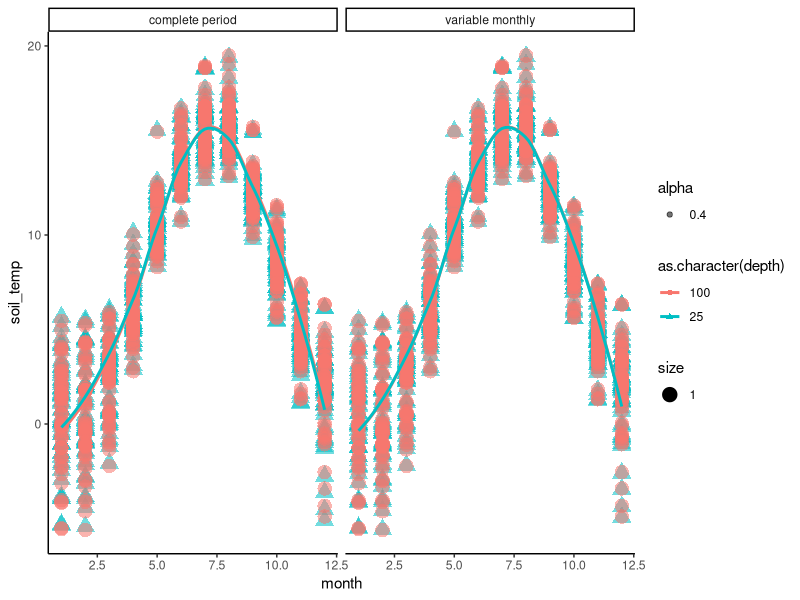
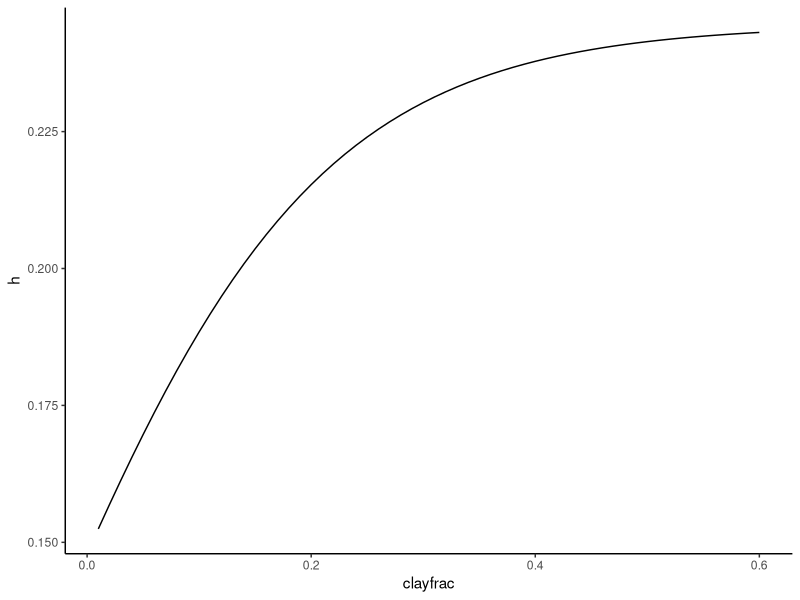
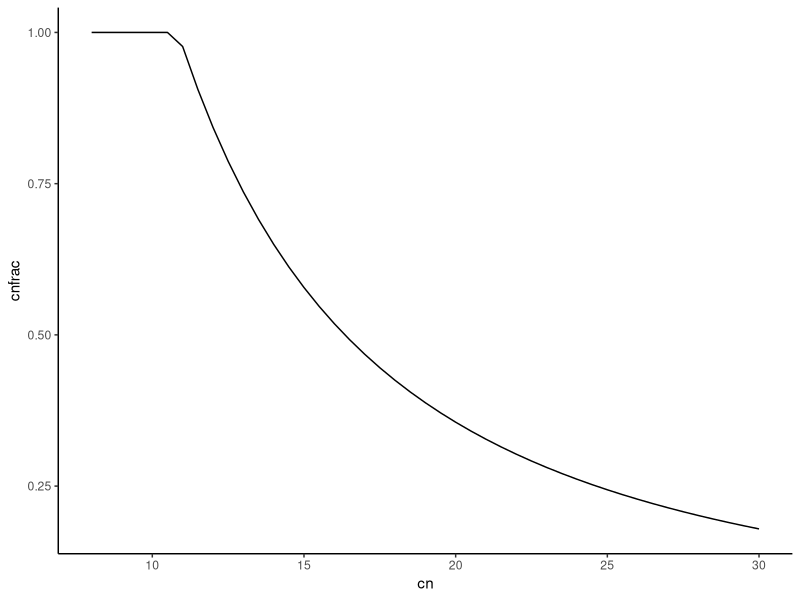

Reproduce these figures in R, in order. (Note: this script raises an error after producing the figures.)
library(tidyverse)

# I. Inputs ----

## Temperature ----
temperatures <- read.table("InputFiles/temp55years.txt")
colnames(temperatures) <- c("temp_m")
head(temperatures)

temp_minmax <- read.table("InputFiles/temp_ranges_foulum.txt", header = T) |> 
  mutate(temp_amp =max-min) 

## Soil ----
soil <- as.data.frame(readLines("InputFiles/input.txt"))
colnames(soil) <- c("vect")

paramtype <- c(rep("soilInit",9),
               rep("crop",10),
               rep("manure",11),
               rep("C14_crop",11),
               rep("C14_manure",12),
               rep("fom", 6))

soil_df <- soil |> 
  separate(vect, sep = "\t", into = c("soilparam","value")) |> 
  dplyr::mutate(soilparam = paste(soilparam, paramtype, sep="_")) |> 
  pivot_wider(names_from = "soilparam", 
              values_from = "value") |>   
  dplyr::select(!starts_with("[") & where(~!any(is.na(.)))) |> 
  dplyr::select(where(~!any(is.na(.)))) |> 
  mutate_if(is.character, as.numeric)


## C inputs ----

cinp <- read.table("InputFiles/data.txt", sep = "\t", header= TRUE)

colnames(cinp) <-c("year",
                   "Cinp_plant_top","Cinp_plant_sub",
                   "Cinp_Cmanure", "C14plant","C14manure")

# 2. functions ----

# temperature dependence
# modifying decomposition as function of monthly temperatures 

#https://open.library.okstate.edu/rainorshine/chapter/13-4-sub-surface-soil-temperatures/


temperature <- #function(depth, temp_m, temp_amp, month) {
  function(j) {
  #browser()
  
  depth_h = as.numeric(j["depth"])/2
  
  julianDay = as.numeric(j["month"]) * 30.4166
  
  t = (julianDay + soil_df$offset_soilInit)

  #soil thermal difussivity see https://doi.org/10.1016/j.biosystemseng.2017.06.011
  #dependent on soil moisture
  
  Th_diff <- 0.35E-6

  #angular frequency
  
  rho <- 1.61803 * 2 / (365 * 24 * 3600)
    
  dampDepth <- sqrt(2 * Th_diff / rho)
    
  Td <-
    as.numeric(j["temp_m"]) + as.numeric(j["temp_amp"])*exp(- depth_h / dampDepth) * sin(rho * t * 24 * 3600- depth_h / dampDepth)
    #  
    
tempCoefficient <- 
  7.24 * exp(-3.432 + 0.168 * Td * (1 - 0.5 * Td / 36.9))
  
  data.frame("tempCoefficient" = tempCoefficient,
    "soil_temp"= Td) 
  }

tcoeff_df <- rbind(
  data.frame(
    temperatures,
    "temp_amp" = as.numeric(rep(temp_minmax$temp_amp, 55)),
    "month" = as.numeric(rep(seq(1, 12, 1), 55)),
    "depth" = 25,
    "amplitude"="variable monthly"
  ),
  data.frame(
    temperatures,
    "temp_amp" = as.numeric(rep(temp_minmax$temp_amp, 55)),
    "month" = as.numeric(rep(seq(1, 12, 1), 55)),
    "depth" = 100,
    "amplitude"="variable monthly"
  ),
  data.frame(
    temperatures,
    "temp_amp" = as.numeric(max(temperatures)-min(temperatures)),
    "month" = as.numeric(rep(seq(1, 12, 1), 55)),
    "depth" = 25,
    "amplitude"="complete period"
  ),
  data.frame(
    temperatures,
    "temp_amp" = as.numeric(max(temperatures)-min(temperatures)),
    "month" = as.numeric(rep(seq(1, 12, 1), 55)),
    "depth" = 100,
    "amplitude"="complete period"
  )
)

tcoeff_example <- cbind(tcoeff_df,
                        do.call("rbind", apply(tcoeff_df, 1, temperature)))


tcoeff_example |>
ggplot(aes(y=soil_temp, x=month, 
           col=as.character(depth),
           )) +
  geom_point(aes(shape=as.character(depth), alpha=0.4, size=1))+
  geom_smooth(aes(group=as.character(depth)), se=FALSE) + 
  facet_grid(~amplitude)+
  theme_classic()

#hist(tcoeff_example$tempCoefficient)

# turnover
# decay rate modified by temperature
# C decay in each pool  

decay <- function(amount, k, tempCoefficient ){
  amount = amount_t * (-k * tempCoefficient)
  amount
}

# humification coeficcient as function of clay content
# k_hum

humification <- function(clayfrac) {
  R= 1.67 * (1.85 + 1.6 * exp(-7.86 * clayfrac))
  h= 1/(R+1)
  
  h
}

clayfrac=seq(0.01,0.6,0.01)

data.frame("h" = do.call(rbind, lapply(clayfrac, humification)),
           "clayfrac" = clayfrac) |>
  ggplot(aes(y=h, x=clayfrac)) + geom_line() + theme_classic()


# inmovilization proportion as a function of C/N relation

inmovilization <- function(cn){
  CNfraction=min(56.2*cn^(-1.69),1)
  
  CNfraction
}

cn=seq(8,30,0.5)

data.frame("cnfrac" = do.call(rbind, lapply(cn, inmovilization)),
           "cn" = cn) |>
  ggplot(aes(y=cnfrac, x=cn)) + geom_line() + theme_classic()

# Runge-Kutta function

Rk4decay <- function(t0, u0, dt, k, tempCoefficient) {
  
  tempCoefficient=tempdependence(temp_m)
  
  f1 <- funcRk4step(t0, u0, k, tempCoefficient)
  f2 <- funcRk4step(t0 + dt / 2, u0 + dt * f1 / 2, k, tempCoefficient)
  f3 <- funcRk4step(t0 + dt / 2, u0 + dt * f2 / 2, k, tempCoefficient)
  f4 <- funcRk4step(t0 + dt, u0 + dt * f3, k, tempCoefficient)
  
  u1 <- u0 + dt * (f1 + 2 * f2 + 2 * f3 + f4) / 6
  return(u1)
}

funcRk4step <- function(time, amount, k, tempCoefficient) {
  value <- amount * -k * tempCoefficient
  return(value)
}

# decomposition of FOM

DecompositionFom <-
  function(fomc,
           FOMdecompositionrate,
           tF,
           humification,
           humc,
           WITH_TRANSPORT,
           C14,
           DecayRate,
           transportFile) {
    
    fomcLeft <- rep(0, length(fomc))
    output <- rep(0, 4)
    CO2output <- rep(0, length(fomc))
    
    for (j in 1:length(fomc)) {
      depthInLayer <- DepthInLayer(j)
      
      substract <- 0
      if (C14 == TRUE)
        substract <- DecayRate * fomc[j]
      tempCofficent <-
        TemperatureCoefficent(Temperature(depthInLayer))
      
      FomAfterDecom <-
        Rk4decay(julianDay * t, fomc[j], t, FOMdecompositionrate, tempCofficent) - substract
      
      fomcLeft[j] <- fomcLeft[j] + FomAfterDecom
      fomc[j] <- fomc[j] - FomAfterDecom
      
      toLowerLayer <- 0
      inCorrentLayer <- 0
      
      if (WITH_TRANSPORT == TRUE) {
        toLowerLayer <- fomc[j] * tF
        inCorrentLayer <- fomc[j] * (1 - tF)
      }
      
      if (j != length(fomc))
        fomcLeft[j + 1] <- fomcLeft[j + 1] + toLowerLayer
      else
        fomcLeft[j] <- fomcLeft[j] + toLowerLayer
      
      fomc[j] <- inCorrentLayer
      
      CO2 <- fomc[j] * (1 - humification)
      humificationAmount <- fomc[j] * humification
      fomc[j] <- fomc[j] - CO2 - humificationAmount
      humc[j] <- humc[j] + humificationAmount
      CO2output[j] <- CO2
      
      if (j == 1)
        transportFile <- toLowerLayer
    }
    
    fomc <- fomcLeft
    
    return(CO2output)
  }



# 3. starting soil conditions and rates constants in time ----

extraCarbon <-  soil_df$`Amended C_soilInit` / 12
#CNfraction <- soil_df$`C/N_soilInit`

Cproptop <- 0.47

startCAmount_top <- soil_df$`Initial C(t/ha)_soilInit` * Cproptop
startCAmount_sub <- soil_df$`Initial C(t/ha)_soilInit` * 1-Cproptop


humcPlant_top <-
  startCAmount_top * soil_df$PupperLayer_soilInit * inmovilization(soil_df$`C/N_soilInit`)
romcPlant_top <- startCAmount_top - humcPlant_top
humcPlant_sub <-
  startCAmount_sub * soil_df$PLoweLayer_soilInit * inmovilization(soil_df$`C/N_soilInit`)
romcPlant_sub <- startCAmount_sub - humcPlant_sub
humificationPlant <- humification(soil_df$clayfraction_crop)

# 4. general turnover flow ----
# plantinputs

fom_add_plant_top <- cinp$Cinp_plant_top[i]
# mnure 
fom_add_predecomp_top <- cinp$Cinp_Cmanure[i] - fHUM*cinp$cinp$Cinp_Cmanure[i]

hum_add <- fHUM*cinp$Cinp_plant_top[i]

#kFOM should be affected by temp 

tempCofficent <- tempdependence()

kFOM <- soil_df$FOMdecompositionrate_crop*tempCofficent

fom_decomp <- (fomprev+fom_add_plant_top)*kFOM

fom_toLowerLayer<- fom_afte_fomdecomp*soil_df$tF_crop




# # Assuming Data.Values is a data frame in R containing the necessary values
# 
# # Initialize data frames to store the results
# co2_results <- data.frame(matrix(NA, nrow = nrow(cinp), ncol = 6))
# total_amount <- data.frame(matrix(NA, nrow = nrow(cinp), ncol = 14))
# transport_results <- data.frame(matrix(NA, nrow = nrow(cinp), ncol = 3))
# 
# # Loop through each data row in Data.Values
# for (i in 1:nrow(cinp)) {
#   dataYearValues <- cinp[i, ]
#   julianDay <- 0
#   
#   # Loop through each month (1 to 12)
#     
#   # Implement the region-specific calculations for different months (if conditions)
#     # ...  
#   for (month in 1:12) {
#     julianDay <- month * 30.4166
# 
#     
#   # Calculate the values using the appropriate functions for DecompositionFom, DecompositionHum, and DecompositionRom
#    #co2FomPlant = DecompositionFom(ref fomcPlant, Variables.FOMdecompositionratePlant, Variables.TFPlant, humificationPlant, ref humcPlant, WITH_TRANSPORT, false, 0, ref transportFomPlant);
#     
#     # Store the results in the corresponding data frames
#     co2_results[i, ] <- c(co2FomPlant[1], co2FomPlant[2], co2HumPlant[1], co2HumPlant[2], co2RomPlant[1], co2RomPlant[2])
#     total_amount[i, ] <- c(fomcPlant[1], humcPlant[1], romcPlant[1], fomcManure[1], humcManure[1], romcManure[1], fomcPlantC14[1], humcPlantC14[1], romcPlantC14[1], fomcManureC14[1], humcManureC14[1], romcManureC14[1], (fomcPlantC14[1] + humcPlantC14[1] + romcPlantC14[1] + fomcManureC14[1] + humcManureC14[1] + romcManureC14[1]) / (fomcPlant[1] + humcPlant[1] + romcPlant[1] + fomcManure[1] + humcManure[1] + romcManure[1]) * 100, (fomcPlant[1] + humcPlant[1] + romcPlant[1] + fomcManure[1] + humcManure[1] + romcManure[1]))
#     transport_results[i, ] <- c(transportFomPlant + transportFomManure, transportHumPlant + transportHumManure, transportRomPlant + transportRomManure)
#     
#     # Increment temperatureValuePosition (if necessary)
#     # ...
#   }
# }
# 
# # If Mode.Value == 2, co2_results, total_amount, and transport_results will contain the final results for each month
# # If Mode.Value == 3, use co2_results, total_amount, and transport_results to create corresponding data frames or tables as needed
# 
# 
# 
# # transport vertical ----
# 
# inptop <- cinp[1,]
# 
# # topsoil




